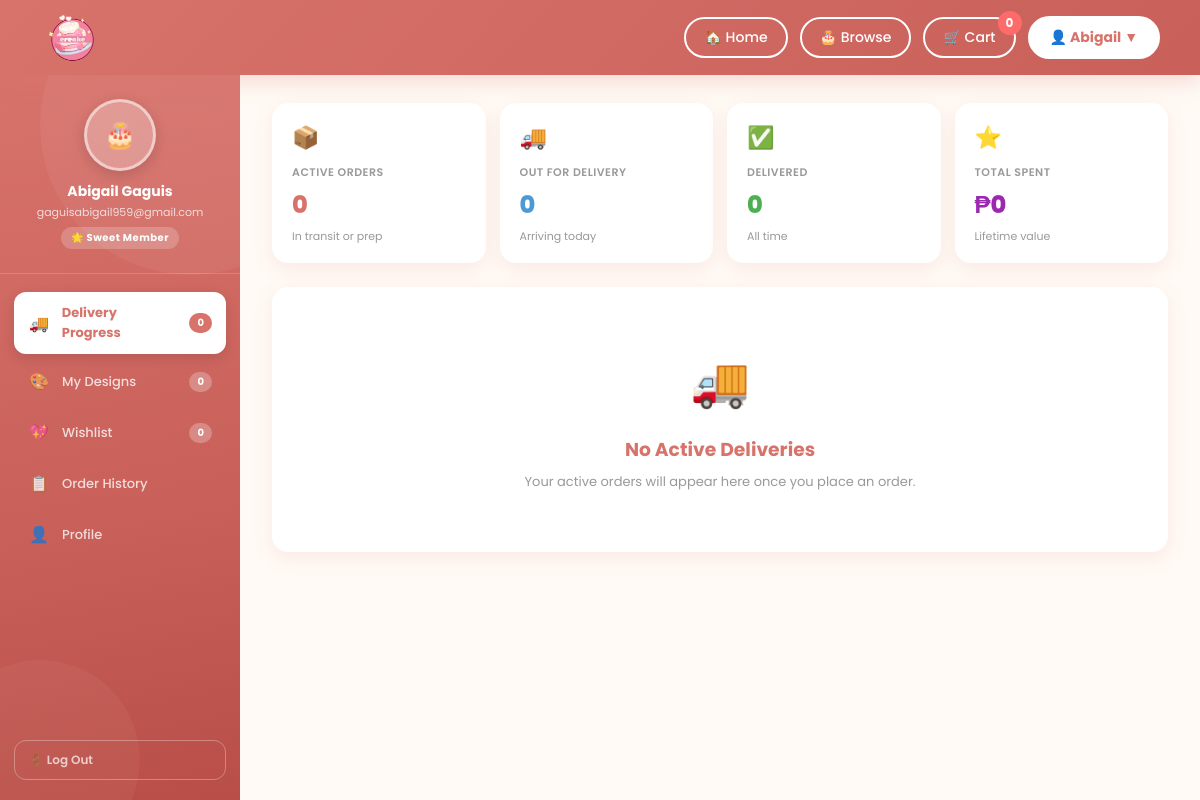
Page /dashboard/ (signed in) on the earlier database version.
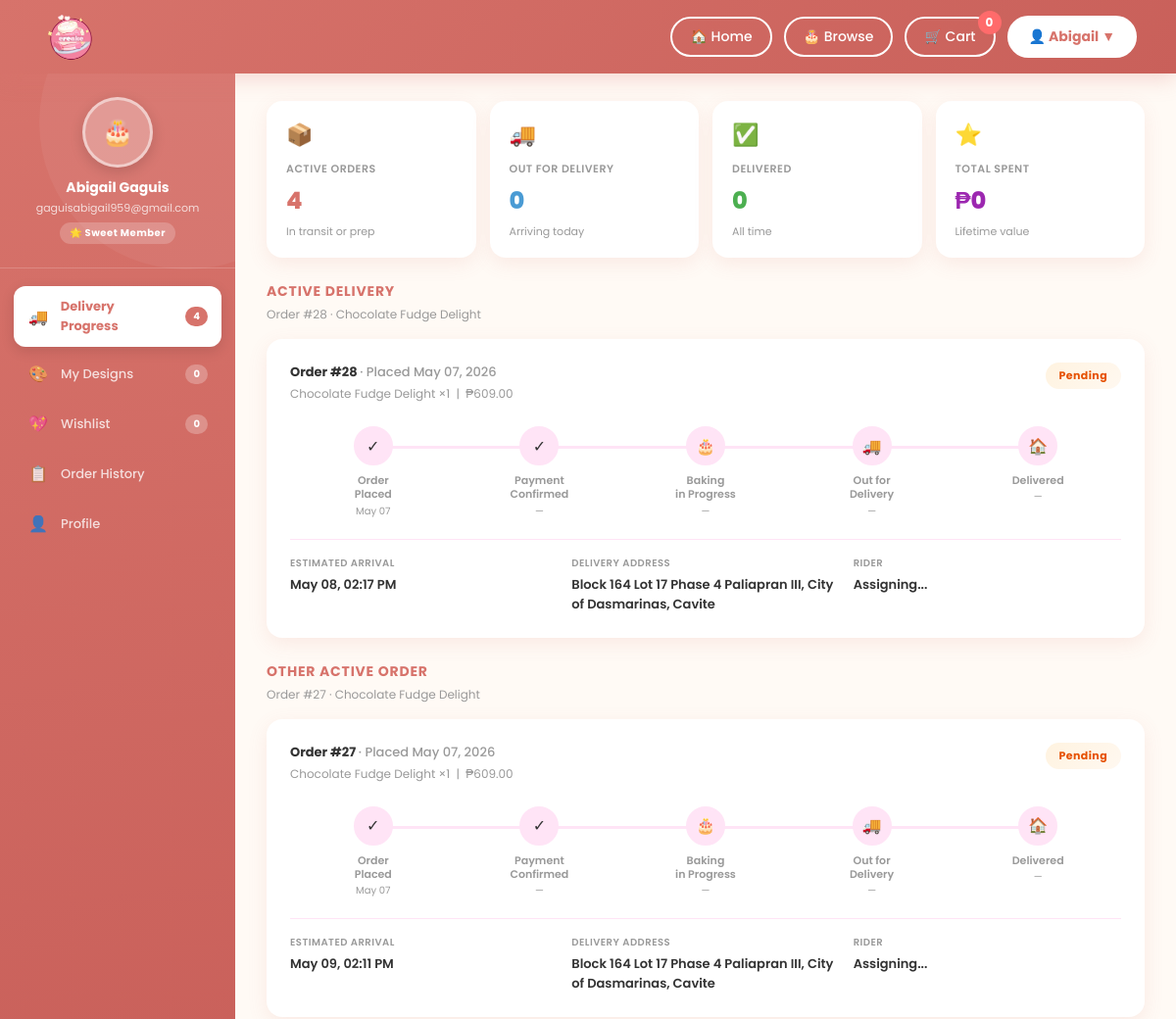
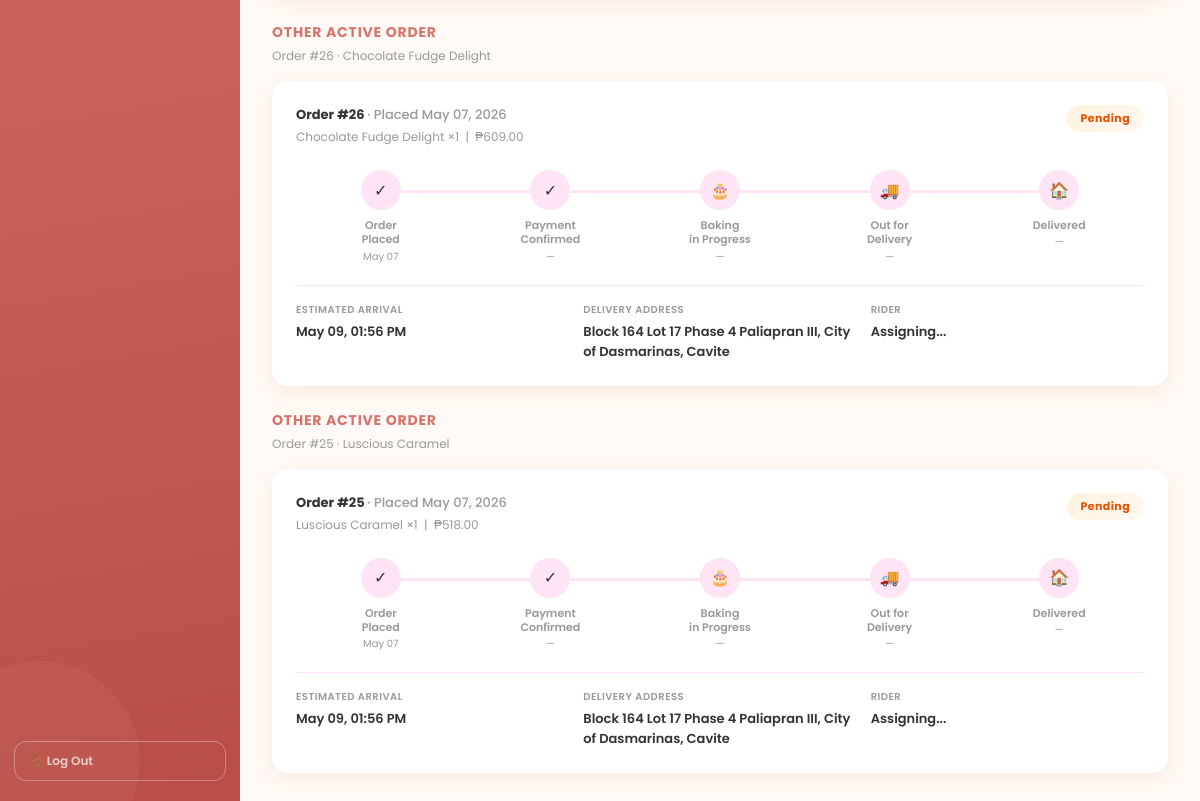
Same page on the later database version (2 pictures, top to bottom).
### creake/models.py (models this page shows, shortened)
class Order(models.Model):
    STATUS_CHOICES = [
        ('pending', 'Pending'),
        ('paid', 'Paid'),
        ('baking', 'Baking'),
        ('out_for_delivery', 'Out for Delivery'),
        ('delivered', 'Delivered'),
        ('received', 'Received'),
        ('cancelled', 'Cancelled'),
    ]
    CUSTOM_STATUS_CHOICES = [
        ('none', 'Not a Custom Cake'),
        ('pending', 'Pending Approval'),
        ('approved', 'Approved'),
        ('rejected', 'Rejected'),
    ]
    user       = models.ForeignKey(User, on_delete=models.CASCADE, null=True, blank=True)
    cake_name  = models.CharField(max_length=100, default='')
    quantity   = models.IntegerField(default=1)
    total      = models.DecimalField(max_digits=8, decimal_places=2, default=0)
    address    = models.TextField(default='')
    city       = models.CharField(max_length=100, default='')
    zip_code   = models.CharField(max_length=20, default='')
    status     = models.CharField(max_length=50, default='pending', choices=STATUS_CHOICES)
    phone = models.CharField(max_length=20, blank=True, default='')
    is_custom_cake  = models.BooleanField(default=False)
    custom_status   = models.CharField(max_length=20, choices=CUSTOM_STATUS_CHOICES, default='none')
    created_at        = models.DateTimeField(auto_now_add=True)
    paid_at           = models.DateTimeField(null=True, blank=True)
    baking_at         = models.DateTimeField(null=True, blank=True)
    delivered_at      = models.DateTimeField(null=True, blank=True)
    received_at       = models.DateTimeField(null=True, blank=True)
    rider_name        = models.CharField(max_length=100, blank=True, null=True)
    estimated_arrival = models.CharField(max_length=100, blank=True, null=True)
    step              = models.IntegerField(default=0)
    special_instructions = models.TextField(blank=True, null=True)
    class Meta:
        ordering = ['-created_at']
    def get_status_display(self):
        return dict(self.STATUS_CHOICES).get(self.status, 'Unknown')

### creake/views.py (the view)
# urls.py: path('dashboard/', views.delivery, name='delivery'),
@login_required
def delivery(request):
    if request.user.is_staff:
        return redirect('creake:admin_dashboard')
    user = request.user
    active_orders = Order.objects.filter(
        user=user, status__in=['pending', 'paid', 'baking', 'out_for_delivery']
    ).order_by('-created_at')
    delivered_orders = Order.objects.filter(
        user=user, status='delivered'
    ).order_by('-created_at')
    delivered_count = delivered_orders.count()
    out_for_delivery_count = Order.objects.filter(user=user, status='out_for_delivery').count()
    active_orders_count = active_orders.count()
    total_spent = delivered_orders.aggregate(
        total=Sum('total'))['total'] or 0
    context = {
        'active_orders': active_orders,
        'active_orders_count': active_orders_count,
        'out_for_delivery_count': out_for_delivery_count,
        'delivered_count': delivered_count,
        'total_spent': total_spent,
        'delivered_orders': delivered_orders,
    }
    return render(request, 'creake/delivery.html', context)

### creake/templates/creake/delivery.html (shortened to what the changed rows need)
{% extends 'creake/base_dashboard.html' %}
{% block nav_delivery %}active{% endblock %}
{% block content %}
<div class="stats-row">
  <div class="stat-card">
    <div class="stat-icon">&#128230;</div>
    <div class="stat-label">Active Orders</div>
    <div class="stat-value">{{ active_orders_count|default:"0" }}</div>
    <div class="stat-sub">In transit or prep</div>
  </div>
</div>
{% if active_orders %}
  {% for order in active_orders %}
  <div>
    <div class="section-title">{% if forloop.first %}Active Delivery{% else %}Other Active Order{% endif %}</div>
    <div class="section-sub">Order #{{ order.id }} &middot; {{ order.cake_name }}</div>
    <div class="delivery-card">
      <div class="order-meta">
        <div>
          <div class="order-id">Order #{{ order.id }} <span>&middot; Placed {{ order.created_at|date:"M d, Y" }}</span></div>
          <div style="font-size:12px;color:var(--text-muted);margin-top:3px;">
            {{ order.cake_name }} &times;{{ order.quantity }} &nbsp;|&nbsp; &#8369;{{ order.total }}
          </div>
        </div>
        <div class="order-status-pill {% if order.status == 'out_for_delivery' %}transit{% else %}prep{% endif %}">
          {{ order.get_status_display }}
        </div>
      </div>
      <div class="tracker">
        <div class="track-step {% if order.step >= 1 %}done{% endif %}">
          <div class="track-dot">&#10003;</div>
          <div class="track-label">Order<br>Placed</div>
          <div class="track-time">{{ order.created_at|date:"M d" }}</div>
        </div>
        <div class="track-step {% if order.step >= 2 %}done{% endif %}">
          <div class="track-dot">&#10003;</div>
          <div class="track-label">Payment<br>Confirmed</div>
          <div class="track-time">{{ order.paid_at|date:"M d"|default:"&mdash;" }}</div>
        </div>
        <div class="track-step {% if order.step >= 3 %}done{% elif order.step == 2 %}active{% endif %}">
          <div class="track-dot">&#127874;</div>
          <div class="track-label">Baking<br>in Progress</div>
          <div class="track-time">{{ order.baking_at|date:"M d"|default:"&mdash;" }}</div>
        </div>
        <div class="track-step {% if order.step >= 4 %}done{% elif order.step == 3 %}active{% endif %}">
          <div class="track-dot">&#128666;</div>
          <div class="track-label">Out for<br>Delivery</div>
          <div class="track-time">{% if order.step >= 3 %}Now{% else %}&mdash;{% endif %}</div>
        </div>
        <div class="track-step {% if order.step >= 5 %}done{% endif %}">
          <div class="track-dot">&#127968;</div>
          <div class="track-label">Delivered</div>
          <div class="track-time">{% if order.step >= 5 %}{{ order.delivered_at|date:"M d" }}{% else %}&mdash;{% endif %}</div>
        </div>
      </div>
      <div class="delivery-info-row">
        <div class="delivery-info-item"><label>Estimated Arrival</label><p>{{ order.estimated_arrival|default:"TBD" }}</p></div>
        <div class="delivery-info-item"><label>Delivery Address</label><p>{{ order.address }}</p></div>
        <div class="delivery-info-item"><label>Rider</label><p>{{ order.rider_name|default:"Assigning..." }}</p></div>
      </div>
    </div>
  </div>
  {% endfor %}
{% else %}
  <div class="empty-state">
    <div style="font-size:48px;margin-bottom:16px;">&#128666;</div>
    <h3 style="color:var(--coral);margin-bottom:8px;">No Active Deliveries</h3>
    <p style="color:var(--text-muted);font-size:13px;">Your active orders will appear here once you place an order.</p>
  </div>
{% endif %}
{% endblock %}

### creake/templates/creake/base_dashboard.html (shortened to what this page needs)
{% load static %}
<!DOCTYPE html>
<html lang="en">
<head>
<link rel="stylesheet" href="{% static 'creake/css/dashboard.css' %}">
</head>
<body>
<header class="site-header">
  <div class="header-logo">
    <a href="{% url 'creake:index' %}">
      <img src="{% static 'creake/images/creaked.png' %}" alt="CREAKE">
    </a>
  </div>
  <nav class="header-nav">
    <a href="{% url 'creake:index' %}">&#127968; Home</a>
    <a href="{% url 'creake:index' %}#main-content">&#127874; Browse</a>
    <a class="cart-icon-btn" href="{% url 'creake:index' %}">&#128722; Cart<span class="cart-count">0</span></a>
    <div class="user-dropdown-wrap">
      <button class="user-nav-btn" onclick="toggleDropdown()">
        &#128100; {{ request.user.first_name|default:request.user.username }} &#9660;
      </button>
    </div>
  </nav>
</header>
<div class="db-page">
  <aside class="db-side">
    <div class="side-avatar">
      <div class="avatar-ring">&#127874;</div>
      <h3>{{ request.user.get_full_name|default:request.user.username }}</h3>
      <span>{{ request.user.email }}</span>
      <div class="side-badge">&#127775; Sweet Member</div>
    </div>
    <nav class="side-nav">
      <a class="nav-item {% block nav_delivery %}{% endblock %}" href="{% url 'creake:delivery' %}">
        <span class="nav-icon">&#128666;</span> Delivery Progress
        <span class="nav-badge">{{ active_orders_count|default:"0" }}</span>
      </a>
      <a class="nav-item {% block nav_designs %}{% endblock %}" href="{% url 'creake:my_designs' %}">
        <span class="nav-icon">&#127912;</span> My Designs
        <span class="nav-badge">{{ designs_count|default:"0" }}</span>
      </a>
      <a class="nav-item {% block nav_wishlist %}{% endblock %}" href="{% url 'creake:wishlist' %}">
        <span class="nav-icon">&#128150;</span> Wishlist
        <span class="nav-badge" id="wishlist-side-count">{{ wishlist_count|default:"0" }}</span>
      </a>
      <a class="nav-item {% block nav_history %}{% endblock %}" href="{% url 'creake:order_history' %}">
        <span class="nav-icon">&#128203;</span> Order History
      </a>
      <a class="nav-item {% block nav_profile %}{% endblock %}" href="{% url 'creake:profile' %}">
        <span class="nav-icon">&#128100;</span> Profile
      </a>
    </nav>
    <div class="side-bottom">
      <form method="post" action="{% url 'creake:logout' %}" style="margin:0;">
        <button type="submit" class="side-logout">&#128682; Log Out</button>
      </form>
    </div>
  </aside>
  <main class="db-main">
    <div class="db-body">
      {% block content %}{% endblock %}
    </div>
  </main>
</div>
</body>
</html>

Differences in the rows shown:
added Order: shows "ACTIVE DELIVERY", id "28", cake_name "Chocolate Fudge Delight", created_at "May 07, 2026", quantity "1", total "609.00", status "Pending", created_at "May 07", paid_at "—", baking_at "—", estimated_arrival "May 08, 02:17 PM", address "Block 164 Lot 17 Phase 4 Paliapran III, City of Dasmarinas, Cavite", rider_name "Assigning..."
added Order: shows "OTHER ACTIVE ORDER", id "27", cake_name "Chocolate Fudge Delight", created_at "May 07, 2026", quantity "1", total "609.00", status "Pending", created_at "May 07", paid_at "—", baking_at "—", estimated_arrival "May 09, 02:11 PM", address "Block 164 Lot 17 Phase 4 Paliapran III, City of Dasmarinas, Cavite", rider_name "Assigning..."
now on this page (row edited): Order: shows "OTHER ACTIVE ORDER", id "26", cake_name "Chocolate Fudge Delight", created_at "May 07, 2026", quantity "1", total "609.00", status "Pending", created_at "May 07", paid_at "—", baking_at "—", estimated_arrival "May 09, 01:56 PM", address "Block 164 Lot 17 Phase 4 Paliapran III, City of Dasmarinas, Cavite", rider_name "Assigning..."
now on this page (row edited): Order: shows "OTHER ACTIVE ORDER", id "25", cake_name "Luscious Caramel", created_at "May 07, 2026", quantity "1", total "518.00", status "Pending", created_at "May 07", paid_at "—", baking_at "—", estimated_arrival "May 09, 01:56 PM", address "Block 164 Lot 17 Phase 4 Paliapran III, City of Dasmarinas, Cavite", rider_name "Assigning..."
Other differences:
{{ active_orders_count|default:"0" }}: "0" → "4"
text no longer shown: "🚚 No Active Deliveries Your active orders will appear here once you place an order."
